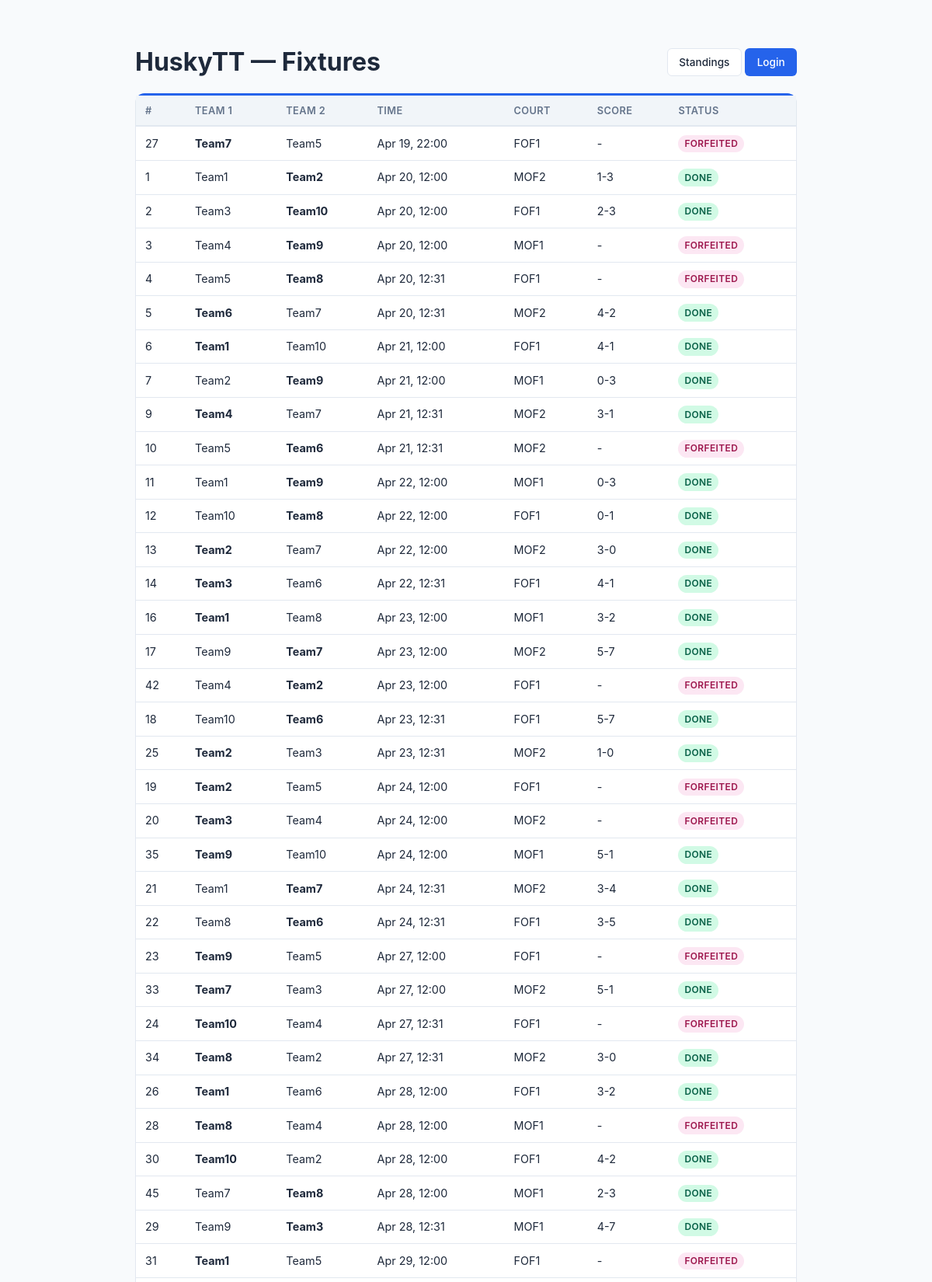
/public/fixtures/ (upper part), run on the app's committed database.
### core/models.py (models this page shows, shortened)
class Tournament(models.Model):
    FORMAT_CHOICES = [
        ("round_robin", "Round Robin"),
        ("double_round_robin", "Double Round Robin"),
        ("knockout", "Knockout"),
        ("double_elimination", "Double Elimination"),
        ("consolation", "Consolation"),
        ("hybrid", "Hybrid (Groups + Knockout)"),
    ]
    SPORT_CHOICES = [
        ("badminton", "Badminton"),
        ("tennis", "Tennis"),
        ("volleyball", "Volleyball"),
        ("basketball", "Basketball"),
        ("soccer", "Soccer"),
        ("cricket", "Cricket"),
        ("table_tennis", "Table Tennis"),
        ("other", "Other"),
    ]
    WITHDRAWAL_POLICY_CHOICES = [
        ("forfeit", "Forfeit remaining matches"),
        ("void", "Void remaining matches"),
    ]
    name = models.CharField(max_length=200)
    sport_type = models.CharField(
        max_length=30, choices=SPORT_CHOICES, default="other",
        help_text="Type of sport for this tournament",
    )
    format = models.CharField(max_length=30, choices=FORMAT_CHOICES)
    players_per_team = models.IntegerField(
        default=1, help_text="Number of players required per team",
    )
    status = models.CharField(
        max_length=20,
        choices=[
            ("setup", "Setup"),
            ("registration_open", "Registration Open"),
            ("ready", "Ready for Scheduling"),
            ("scheduled", "Schedule Draft Ready"),
            ("active", "Active"),
            ("completed", "Completed"),
        ],
        default="setup",
    )
    created_at = models.DateTimeField(auto_now_add=True)
    started_at = models.DateTimeField(null=True, blank=True)
    completed_at = models.DateTimeField(null=True, blank=True)
    start_date = models.DateField(
        default=timezone.localdate,
        null=True,
        blank=True,
        help_text="Date from which automatic scheduling should begin",
    )
    expected_teams_count = models.PositiveIntegerField(
        default=0,
        blank=True,
        help_text="Expected number of teams before the tournament can start",
    )
    points_per_win = models.IntegerField(default=3)
    points_per_loss = models.IntegerField(default=0)
    points_per_draw = models.IntegerField(default=1)
    tiebreaker_order = models.TextField(
        default='["game_diff", "games_won", "head_to_head"]'
    )
    num_groups = models.IntegerField(default=2, help_text="For hybrid format")
    teams_per_group_advance = models.IntegerField(
        default=2, help_text="Teams advancing from each group"
    )
    withdrawal_policy = models.CharField(
        max_length=20, choices=WITHDRAWAL_POLICY_CHOICES, default="forfeit"
    )
    default_match_duration = models.IntegerField(
        default=30, help_text="Minutes per match"
    )

class Match(models.Model):
    STATUS_CHOICES = [
        ("upcoming", "Upcoming"),
        ("in_progress", "In Progress"),
        ("pending_confirmation", "Pending Confirmation"),
        ("confirmed", "Done"),
        ("disputed", "Disputed"),
        ("cancelled", "Cancelled"),
        ("forfeited", "Forfeited"),
        ("bye", "Bye"),
    ]
    tournament = models.ForeignKey(
        Tournament, on_delete=models.CASCADE, related_name="matches"
    )
    match_number = models.IntegerField()
    team1 = models.ForeignKey(
        Team, on_delete=models.CASCADE, related_name="home_matches", null=True, blank=True
    )
    team2 = models.ForeignKey(
        Team, on_delete=models.CASCADE, related_name="away_matches", null=True, blank=True
    )
    court = models.ForeignKey(
        Court, on_delete=models.SET_NULL, null=True, blank=True, related_name="matches"
    )
    scheduled_time = models.DateTimeField(null=True, blank=True)
    scheduled_end_time = models.DateTimeField(null=True, blank=True)
    status = models.CharField(max_length=25, choices=STATUS_CHOICES, default="upcoming")
    score_team1 = models.IntegerField(null=True, blank=True)
    score_team2 = models.IntegerField(null=True, blank=True)
    submitted_by = models.ForeignKey(
        Team, on_delete=models.SET_NULL, null=True, blank=True, related_name="submitted_scores"
    )
    confirmed_by = models.ForeignKey(
        Team, on_delete=models.SET_NULL, null=True, blank=True, related_name="confirmed_scores"
    )
    winner = models.ForeignKey(
        Team, on_delete=models.SET_NULL, null=True, blank=True, related_name="won_matches"
    )
    notes = models.TextField(blank=True, default="")
    round_number = models.IntegerField(default=1)
    bracket_position = models.IntegerField(default=0)
    bracket_type = models.CharField(max_length=20, default="winners")
    next_match = models.ForeignKey(
        "self", on_delete=models.SET_NULL, null=True, blank=True, related_name="previous_matches"
    )
    group = models.CharField(max_length=5, blank=True, default="")
    created_at = models.DateTimeField(auto_now_add=True)
    updated_at = models.DateTimeField(auto_now=True)
    class Meta:
        ordering = ["match_number"]

class Team(models.Model):
    STATUS_CHOICES = [
        ("active", "Active"),
        ("withdrawn", "Withdrawn"),
    ]
    user = models.OneToOneField(User, on_delete=models.CASCADE, related_name="team")
    tournament = models.ForeignKey(
        Tournament, on_delete=models.CASCADE, related_name="teams"
    )
    name = models.CharField(max_length=100)
    status = models.CharField(max_length=20, choices=STATUS_CHOICES, default="active")
    withdrawn_at = models.DateTimeField(null=True, blank=True)
    group = models.CharField(max_length=5, blank=True, default="")
    preferred_courts = models.ManyToManyField(Court, blank=True, related_name="preferred_by")
    availability_notes = models.TextField(blank=True, default="")
    seed = models.IntegerField(default=0)
    class Meta:
        unique_together = ["tournament", "name"]

class Court(models.Model):
    tournament = models.ForeignKey(
        Tournament, on_delete=models.CASCADE, related_name="courts"
    )
    name = models.CharField(max_length=100)
    is_available = models.BooleanField(default=True)
    class Meta:
        unique_together = ["tournament", "name"]

### core/views.py (the view)
# urls.py: path("public/fixtures/", views.public_fixtures, name="public_fixtures"),
def public_fixtures(request):
    tournament = _get_tournament(request)
    if not tournament:
        return render(request, "core/public_fixtures.html", {"matches": []})
    matches = tournament.matches.select_related("team1", "team2", "court", "winner").order_by("scheduled_time", "match_number")
    return render(request, "core/public_fixtures.html", {"tournament": tournament, "matches": matches})

### core/views.py (called while the page is built, shortened)
def _get_available_tournaments():
    return Tournament.objects.annotate(
        team_count=Count("teams", distinct=True),
        match_count=Count("matches", distinct=True),
    ).annotate(
        status_rank=db_models.Case(
            db_models.When(status="active", then=db_models.Value(0)),
            db_models.When(status="registration_open", then=db_models.Value(1)),
            db_models.When(status="ready", then=db_models.Value(2)),
            db_models.When(status="scheduled", then=db_models.Value(3)),
            db_models.When(status="setup", then=db_models.Value(4)),
            db_models.When(status="completed", then=db_models.Value(5)),
            default=db_models.Value(6),
            output_field=db_models.IntegerField(),
        )
    ).order_by("status_rank", "-created_at")

def _get_tournament(request=None):
    tournaments = Tournament.objects.all()
    fallback = _get_available_tournaments().first()
    if (
        fallback
        and request
        and getattr(request, "user", None)
        and request.user.is_authenticated
        and _is_organizer(request.user)
    ):
        request.session["selected_tournament_id"] = fallback.pk
    return fallback

### templates/core/public_fixtures.html (shortened to what this page needs)
{% load static %}
<!DOCTYPE html>
<html lang="en">
<head>
    <link rel="stylesheet" href="{% static 'css/style.css' %}">
</head>
<body>
<div class="content" style="max-width:900px;margin:2rem auto;">
    <div class="d-flex justify-between align-center mb-2">
        <h1>{% if tournament %}{{ tournament.name }}{% endif %} — Fixtures</h1>
        <div>
            <a href="{% url 'public_standings' %}" class="btn btn-outline">Standings</a>
            <a href="{% url 'login' %}" class="btn btn-primary">Login</a>
        </div>
    </div>
    <div class="card">
        <div class="table-container">
        <table>
            <thead><tr><th>#</th><th>Team 1</th><th>Team 2</th><th>Time</th><th>Court</th><th>Score</th><th>Status</th></tr></thead>
            <tbody>
            {% for m in matches %}
            <tr>
                <td>{{ m.match_number }}</td>
                <td>{% if m.winner == m.team1 %}<strong>{{ m.team1.name|default:"TBD" }}</strong>{% else %}{{ m.team1.name|default:"TBD" }}{% endif %}</td>
                <td>{% if m.winner == m.team2 %}<strong>{{ m.team2.name|default:"TBD" }}</strong>{% else %}{{ m.team2.name|default:"TBD" }}{% endif %}</td>
                <td>{{ m.scheduled_time|date:"M d, H:i"|default:"-" }}</td>
                <td>{{ m.court.name|default:"-" }}</td>
                <td>{% if m.score_team1 is not None %}{{ m.score_team1 }}-{{ m.score_team2 }}{% else %}-{% endif %}</td>
                <td><span class="badge badge-{{ m.status }}">{{ m.get_status_display }}</span></td>
            </tr>
            {% empty %}
            <tr><td colspan="7" class="text-center text-muted">No matches.</td></tr>
            {% endfor %}
            </tbody>
        </table>
        </div>
    </div>
</div>
</body>
</html>

### static/css/style.css (style rules this page uses)
:root { --primary: #2563eb; --primary-dark: #1d4ed8; --success: #16a34a; --warning: #d97706; --danger: #dc2626; --info: #0891b2; --bg: #f8fafc; --bg-card: #ffffff; --text: #1e293b; --text-muted: #64748b; --border: #e2e8f0; --sidebar-bg: #1e293b; --sidebar-text: #cbd5e1; --sidebar-active: #2563eb; }
* { box-sizing: border-box; margin: 0; padding: 0; }
body { font-family: -apple-system, BlinkMacSystemFont, 'Segoe UI', Roboto, sans-serif; background: var(--bg); color: var(--text); line-height: 1.5; }
.content { padding: 1.5rem; max-width: 1400px; }
.card { background: var(--bg-card); border: 1px solid var(--border); border-top: 3px solid var(--primary); border-radius: 12px; margin-bottom: 1rem; }
.table-container { overflow-x: auto; }
table { width: 100%; border-collapse: collapse; font-size: 0.9rem; }
th { background: #f1f5f9; padding: 0.6rem 0.75rem; text-align: left; font-weight: 600; font-size: 0.8rem; text-transform: uppercase; letter-spacing: 0.03em; color: var(--text-muted); border-bottom: 2px solid var(--border); white-space: nowrap; }
td { padding: 0.6rem 0.75rem; border-bottom: 1px solid var(--border); vertical-align: middle; }
.badge { display: inline-block; padding: 0.15rem 0.5rem; border-radius: 9999px; font-size: 0.75rem; font-weight: 600; text-transform: uppercase; letter-spacing: 0.03em; }
.badge-confirmed { background: #d1fae5; color: #065f46; }
.badge-forfeited { background: #fce7f3; color: #9d174d; }
.btn { display: inline-flex; align-items: center; gap: 0.4rem; padding: 0.45rem 0.9rem; border-radius: 6px; font-size: 0.85rem; font-weight: 500; border: 1px solid transparent; cursor: pointer; text-decoration: none; transition: all 0.15s; white-space: nowrap; }
.btn-primary { background: var(--primary); color: white; }
.btn-outline { background: white; border-color: var(--border); color: var(--text); }
.mb-2 { margin-bottom: 1rem; }
.d-flex { display: flex; }
.align-center { align-items: center; }
.justify-between { justify-content: space-between; }

### data on the page
Tournament: name "HuskyTT"
Match: match_number "27", team1.name "Team7", team2.name "Team5", scheduled_time "Apr 19, 22:00", court.name "FOF1", status "FORFEITED"
Match: match_number "1", team1.name "Team1", team2.name "Team2", scheduled_time "Apr 20, 12:00", court.name "MOF2", score_team1 "1", score_team2 "3", status "DONE"
Match: match_number "2", team1.name "Team3", team2.name "Team10", scheduled_time "Apr 20, 12:00", court.name "FOF1", score_team1 "2", score_team2 "3", status "DONE"
Match: match_number "3", team1.name "Team4", team2.name "Team9", scheduled_time "Apr 20, 12:00", court.name "MOF1", status "FORFEITED"
Match: match_number "4", team1.name "Team5", team2.name "Team8", scheduled_time "Apr 20, 12:31", court.name "FOF1", status "FORFEITED"
Match: match_number "5", team1.name "Team6", team2.name "Team7", scheduled_time "Apr 20, 12:31", court.name "MOF2", score_team1 "4", score_team2 "2", status "DONE"
Match: match_number "6", team1.name "Team1", team2.name "Team10", scheduled_time "Apr 21, 12:00", court.name "FOF1", score_team1 "4", score_team2 "1", status "DONE"
Match: match_number "7", team1.name "Team2", team2.name "Team9", scheduled_time "Apr 21, 12:00", court.name "MOF1", score_team1 "0", score_team2 "3", status "DONE"
Match: match_number "9", team1.name "Team4", team2.name "Team7", scheduled_time "Apr 21, 12:31", court.name "MOF2", score_team1 "3", score_team2 "1", status "DONE"
Match: match_number "10", team1.name "Team5", team2.name "Team6", scheduled_time "Apr 21, 12:31", court.name "MOF2", status "FORFEITED"
Match: match_number "11", team1.name "Team1", team2.name "Team9", scheduled_time "Apr 22, 12:00", court.name "MOF1", score_team1 "0", score_team2 "3", status "DONE"
Match: match_number "12", team1.name "Team10", team2.name "Team8", scheduled_time "Apr 22, 12:00", court.name "FOF1", score_team1 "0", score_team2 "1", status "DONE"
Match: match_number "13", team1.name "Team2", team2.name "Team7", scheduled_time "Apr 22, 12:00", court.name "MOF2", score_team1 "3", score_team2 "0", status "DONE"
Match: match_number "14", team1.name "Team3", team2.name "Team6", scheduled_time "Apr 22, 12:31", court.name "FOF1", score_team1 "4", score_team2 "1", status "DONE"
Match: match_number "16", team1.name "Team1", team2.name "Team8", scheduled_time "Apr 23, 12:00", court.name "MOF1", score_team1 "3", score_team2 "2", status "DONE"
Match: match_number "17", team1.name "Team9", team2.name "Team7", scheduled_time "Apr 23, 12:00", court.name "MOF2", score_team1 "5", score_team2 "7", status "DONE"
Match: match_number "42", team1.name "Team4", team2.name "Team2", scheduled_time "Apr 23, 12:00", court.name "FOF1", status "FORFEITED"
Match: match_number "18", team1.name "Team10", team2.name "Team6", scheduled_time "Apr 23, 12:31", court.name "FOF1", score_team1 "5", score_team2 "7", status "DONE"
Match: match_number "25", team1.name "Team2", team2.name "Team3", scheduled_time "Apr 23, 12:31", court.name "MOF2", score_team1 "1", score_team2 "0", status "DONE"
Match: match_number "19", team1.name "Team2", team2.name "Team5", scheduled_time "Apr 24, 12:00", court.name "FOF1", status "FORFEITED"
Match: match_number "20", team1.name "Team3", team2.name "Team4", scheduled_time "Apr 24, 12:00", court.name "MOF2", status "FORFEITED"
Match: match_number "35", team1.name "Team9", team2.name "Team10", scheduled_time "Apr 24, 12:00", court.name "MOF1", score_team1 "5", score_team2 "1", status "DONE"
Match: match_number "21", team1.name "Team1", team2.name "Team7", scheduled_time "Apr 24, 12:31", court.name "MOF2", score_team1 "3", score_team2 "4", status "DONE"
Match: match_number "22", team1.name "Team8", team2.name "Team6", scheduled_time "Apr 24, 12:31", court.name "FOF1", score_team1 "3", score_team2 "5", status "DONE"
Match: match_number "23", team1.name "Team9", team2.name "Team5", scheduled_time "Apr 27, 12:00", court.name "FOF1", status "FORFEITED"
Match: match_number "33", team1.name "Team7", team2.name "Team3", scheduled_time "Apr 27, 12:00", court.name "MOF2", score_team1 "5", score_team2 "1", status "DONE"
Match: match_number "24", team1.name "Team10", team2.name "Team4", scheduled_time "Apr 27, 12:31", court.name "FOF1", status "FORFEITED"
Match: match_number "34", team1.name "Team8", team2.name "Team2", scheduled_time "Apr 27, 12:31", court.name "MOF2", score_team1 "3", score_team2 "0", status "DONE"
Match: match_number "26", team1.name "Team1", team2.name "Team6", scheduled_time "Apr 28, 12:00", court.name "FOF1", score_team1 "3", score_team2 "2", status "DONE"
Match: match_number "28", team1.name "Team8", team2.name "Team4", scheduled_time "Apr 28, 12:00", court.name "MOF1", status "FORFEITED"
Match: match_number "30", team1.name "Team10", team2.name "Team2", scheduled_time "Apr 28, 12:00", court.name "FOF1", score_team1 "4", score_team2 "2", status "DONE"
Match: match_number "45", team1.name "Team7", team2.name "Team8", scheduled_time "Apr 28, 12:00", court.name "MOF1", score_team1 "2", score_team2 "3", status "DONE"
Match: match_number "29", team1.name "Team9", team2.name "Team3", scheduled_time "Apr 28, 12:31", court.name "MOF1", score_team1 "4", score_team2 "7", status "DONE"
Match: match_number "31", team1.name "Team1", team2.name "Team5", scheduled_time "Apr 29, 12:00", court.name "FOF1", status "FORFEITED"
